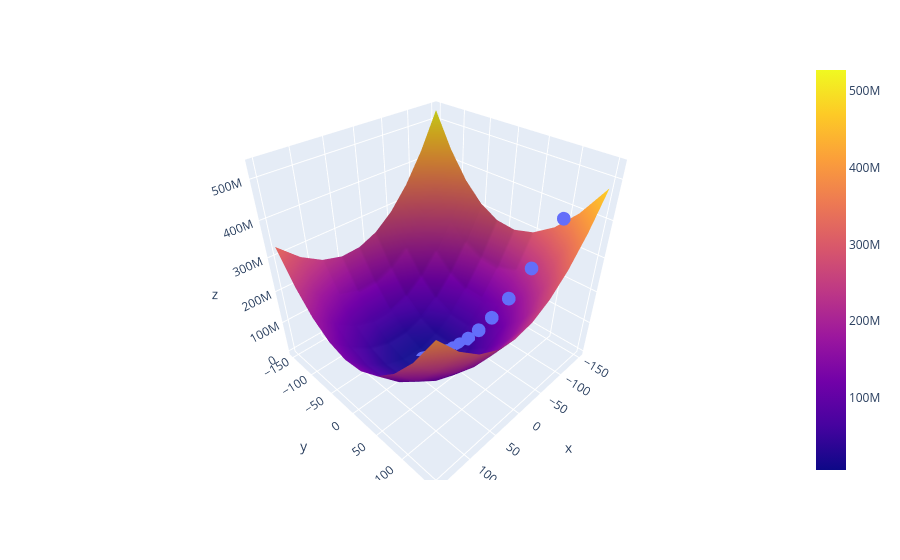

Notebook code for this chart:
### Code cell
import plotly.express as px

fig = px.scatter_3d(x=np.array(all_m).ravel(), y=np.array(all_b).ravel(), z=np.array(all_cost).ravel()*100)
fig.add_trace(go.Surface(x = m_arr , y = b_arr , z = z_arr*100))

fig.show()
